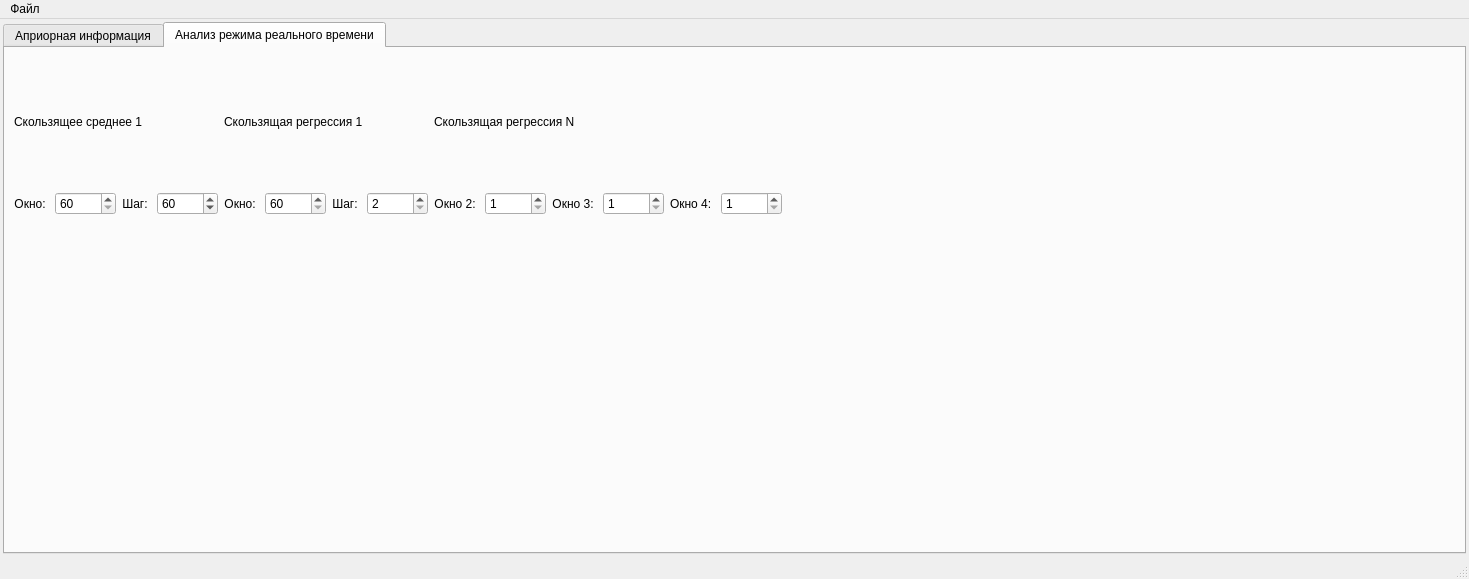
<?xml version="1.0" encoding="UTF-8"?>
<ui version="4.0">
 <class>MainWindow</class>
 <widget class="QMainWindow" name="MainWindow">
  <property name="geometry">
   <rect>
    <x>0</x>
    <y>0</y>
    <width>1469</width>
    <height>579</height>
   </rect>
  </property>
  <property name="windowTitle">
   <string>Анализатор курса BTC</string>
  </property>
  <widget class="QWidget" name="centralwidget">
   <layout class="QGridLayout" name="gridLayout">
    <property name="margin">
     <number>3</number>
    </property>
    <item row="0" column="0">
     <widget class="QTabWidget" name="tabWidget">
      <property name="currentIndex">
       <number>1</number>
      </property>
      <widget class="QWidget" name="tab_3">
       <attribute name="title">
        <string>Априорная информация</string>
       </attribute>
       <layout class="QGridLayout" name="gridLayout_3">
        <item row="0" column="0">
         <layout class="QHBoxLayout" name="horizontalLayout">
          <item>
           <widget class="QLabel" name="label">
            <property name="text">
             <string>Ширина окна:</string>
            </property>
           </widget>
          </item>
          <item>
           <widget class="CSpinBox" name="m_spbxWinSize1">
            <property name="minimum">
             <number>1</number>
            </property>
            <property name="maximum">
             <number>86400</number>
            </property>
            <property name="value">
             <number>60</number>
            </property>
           </widget>
          </item>
          <item>
           <widget class="QLabel" name="label_2">
            <property name="text">
             <string>Шаг:</string>
            </property>
           </widget>
          </item>
          <item>
           <widget class="CSpinBox" name="m_spbxStep1">
            <property name="minimum">
             <number>1</number>
            </property>
            <property name="maximum">
             <number>86400</number>
            </property>
            <property name="value">
             <number>60</number>
            </property>
           </widget>
          </item>
          <item>
           <spacer name="horizontalSpacer">
            <property name="orientation">
             <enum>Qt::Horizontal</enum>
            </property>
            <property name="sizeHint" stdset="0">
             <size>
              <width>40</width>
              <height>20</height>
             </size>
            </property>
           </spacer>
          </item>
         </layout>
        </item>
        <item row="1" column="0">
         <widget class="CTimePlot" name="m_pricePlot" native="true"/>
        </item>
        <item row="2" column="0" colspan="2">
         <layout class="QGridLayout" name="gridLayout_2">
          <item row="0" column="0">
           <widget class="QLabel" name="label_3">
            <property name="text">
             <string>Окно:</string>
            </property>
            <property name="alignment">
             <set>Qt::AlignRight|Qt::AlignTrailing|Qt::AlignVCenter</set>
            </property>
           </widget>
          </item>
          <item row="0" column="1">
           <widget class="QSpinBox" name="m_spbxWinConst">
            <property name="minimum">
             <number>10</number>
            </property>
            <property name="maximum">
             <number>86400</number>
            </property>
           </widget>
          </item>
          <item row="2" column="0" colspan="7">
           <widget class="CQualityPlot" name="m_fixedWinPlot" native="true"/>
          </item>
          <item row="2" column="10" colspan="6">
           <widget class="CQualityPlot" name="m_fixedStepPlot" native="true"/>
          </item>
          <item row="0" column="10">
           <widget class="QLabel" name="label_7">
            <property name="text">
             <string>Шаг: </string>
            </property>
            <property name="alignment">
             <set>Qt::AlignRight|Qt::AlignTrailing|Qt::AlignVCenter</set>
            </property>
           </widget>
          </item>
          <item row="0" column="11">
           <widget class="QSpinBox" name="m_spbxStepConst">
            <property name="minimum">
             <number>1</number>
            </property>
            <property name="maximum">
             <number>86400</number>
            </property>
            <property name="value">
             <number>50</number>
            </property>
           </widget>
          </item>
          <item row="0" column="19">
           <widget class="QLabel" name="label_11">
            <property name="text">
             <string>Окно от: </string>
            </property>
            <property name="alignment">
             <set>Qt::AlignRight|Qt::AlignTrailing|Qt::AlignVCenter</set>
            </property>
           </widget>
          </item>
          <item row="1" column="0">
           <widget class="QLabel" name="label_4">
            <property name="text">
             <string>Шаг от: </string>
            </property>
            <property name="alignment">
             <set>Qt::AlignRight|Qt::AlignTrailing|Qt::AlignVCenter</set>
            </property>
           </widget>
          </item>
          <item row="1" column="1">
           <widget class="QSpinBox" name="m_spbxStepStart">
            <property name="minimum">
             <number>1</number>
            </property>
            <property name="maximum">
             <number>86400</number>
            </property>
           </widget>
          </item>
          <item row="1" column="2">
           <widget class="QLabel" name="label_5">
            <property name="text">
             <string>до: </string>
            </property>
            <property name="alignment">
             <set>Qt::AlignRight|Qt::AlignTrailing|Qt::AlignVCenter</set>
            </property>
           </widget>
          </item>
          <item row="1" column="3">
           <widget class="QSpinBox" name="m_spbxStepEnd">
            <property name="minimum">
             <number>1</number>
            </property>
            <property name="maximum">
             <number>86400</number>
            </property>
            <property name="value">
             <number>100</number>
            </property>
           </widget>
          </item>
          <item row="1" column="4">
           <widget class="QLabel" name="label_6">
            <property name="text">
             <string>инкремент: </string>
            </property>
            <property name="alignment">
             <set>Qt::AlignRight|Qt::AlignTrailing|Qt::AlignVCenter</set>
            </property>
           </widget>
          </item>
          <item row="1" column="5">
           <widget class="QSpinBox" name="m_spbxStepIncrement">
            <property name="minimum">
             <number>1</number>
            </property>
            <property name="maximum">
             <number>86400</number>
            </property>
            <property name="value">
             <number>10</number>
            </property>
           </widget>
          </item>
          <item row="0" column="2">
           <widget class="QPushButton" name="m_btnFixedWin">
            <property name="text">
             <string>Рассчитать</string>
            </property>
           </widget>
          </item>
          <item row="1" column="10">
           <widget class="QLabel" name="label_8">
            <property name="text">
             <string>Окно от: </string>
            </property>
            <property name="alignment">
             <set>Qt::AlignRight|Qt::AlignTrailing|Qt::AlignVCenter</set>
            </property>
           </widget>
          </item>
          <item row="1" column="11">
           <widget class="QSpinBox" name="m_spbxWinStart">
            <property name="minimum">
             <number>10</number>
            </property>
            <property name="maximum">
             <number>86400</number>
            </property>
           </widget>
          </item>
          <item row="1" column="12">
           <widget class="QLabel" name="label_9">
            <property name="text">
             <string>до: </string>
            </property>
            <property name="alignment">
             <set>Qt::AlignRight|Qt::AlignTrailing|Qt::AlignVCenter</set>
            </property>
           </widget>
          </item>
          <item row="1" column="13">
           <widget class="QSpinBox" name="m_spbxWinEnd">
            <property name="maximum">
             <number>86400</number>
            </property>
            <property name="value">
             <number>100</number>
            </property>
           </widget>
          </item>
          <item row="1" column="14">
           <widget class="QLabel" name="label_10">
            <property name="text">
             <string>инкремент: </string>
            </property>
            <property name="alignment">
             <set>Qt::AlignRight|Qt::AlignTrailing|Qt::AlignVCenter</set>
            </property>
           </widget>
          </item>
          <item row="1" column="15">
           <widget class="QSpinBox" name="m_spbxWinIncrement">
            <property name="minimum">
             <number>1</number>
            </property>
            <property name="maximum">
             <number>86400</number>
            </property>
            <property name="value">
             <number>10</number>
            </property>
           </widget>
          </item>
          <item row="0" column="12">
           <widget class="QPushButton" name="m_btnFixedStep">
            <property name="text">
             <string>Рассчитать</string>
            </property>
           </widget>
          </item>
          <item row="0" column="21">
           <widget class="QLabel" name="label_12">
            <property name="text">
             <string>до: </string>
            </property>
            <property name="alignment">
             <set>Qt::AlignRight|Qt::AlignTrailing|Qt::AlignVCenter</set>
            </property>
           </widget>
          </item>
          <item row="0" column="23">
           <widget class="QLabel" name="label_13">
            <property name="text">
             <string>инкремент: </string>
            </property>
            <property name="alignment">
             <set>Qt::AlignRight|Qt::AlignTrailing|Qt::AlignVCenter</set>
            </property>
           </widget>
          </item>
          <item row="0" column="20">
           <widget class="QSpinBox" name="m_winStart">
            <property name="minimum">
             <number>1</number>
            </property>
            <property name="maximum">
             <number>86400</number>
            </property>
            <property name="value">
             <number>10</number>
            </property>
           </widget>
          </item>
          <item row="0" column="22">
           <widget class="QSpinBox" name="m_winEnd">
            <property name="minimum">
             <number>1</number>
            </property>
            <property name="maximum">
             <number>86400</number>
            </property>
            <property name="value">
             <number>100</number>
            </property>
           </widget>
          </item>
          <item row="0" column="24">
           <widget class="QSpinBox" name="m_winStep">
            <property name="minimum">
             <number>1</number>
            </property>
            <property name="maximum">
             <number>86400</number>
            </property>
            <property name="value">
             <number>10</number>
            </property>
           </widget>
          </item>
          <item row="1" column="20">
           <widget class="QSpinBox" name="m_stepStart">
            <property name="minimum">
             <number>1</number>
            </property>
            <property name="maximum">
             <number>86400</number>
            </property>
            <property name="value">
             <number>10</number>
            </property>
           </widget>
          </item>
          <item row="1" column="22">
           <widget class="QSpinBox" name="m_stepEnd">
            <property name="minimum">
             <number>1</number>
            </property>
            <property name="maximum">
             <number>86400</number>
            </property>
            <property name="value">
             <number>100</number>
            </property>
           </widget>
          </item>
          <item row="1" column="24">
           <widget class="QSpinBox" name="m_stepStep">
            <property name="minimum">
             <number>1</number>
            </property>
            <property name="maximum">
             <number>86400</number>
            </property>
            <property name="value">
             <number>10</number>
            </property>
           </widget>
          </item>
          <item row="1" column="19">
           <widget class="QLabel" name="label_14">
            <property name="text">
             <string>Шаг от: </string>
            </property>
            <property name="alignment">
             <set>Qt::AlignRight|Qt::AlignTrailing|Qt::AlignVCenter</set>
            </property>
           </widget>
          </item>
          <item row="1" column="21">
           <widget class="QLabel" name="label_15">
            <property name="text">
             <string>до: </string>
            </property>
            <property name="alignment">
             <set>Qt::AlignRight|Qt::AlignTrailing|Qt::AlignVCenter</set>
            </property>
           </widget>
          </item>
          <item row="1" column="23">
           <widget class="QLabel" name="label_16">
            <property name="text">
             <string>инкремент: </string>
            </property>
            <property name="alignment">
             <set>Qt::AlignRight|Qt::AlignTrailing|Qt::AlignVCenter</set>
            </property>
           </widget>
          </item>
          <item row="1" column="25">
           <widget class="QPushButton" name="m_btnCalcQuality">
            <property name="text">
             <string>Рассчитать</string>
            </property>
           </widget>
          </item>
          <item row="2" column="19" colspan="7">
           <widget class="Plot3D" name="m_3dPlot" native="true"/>
          </item>
          <item row="0" column="4" colspan="2">
           <layout class="QHBoxLayout" name="horizontalLayout_2">
            <item>
             <widget class="CSpinBox" name="m_spbxSm1">
              <property name="minimum">
               <number>2</number>
              </property>
              <property name="maximum">
               <number>1000</number>
              </property>
              <property name="value">
               <number>10</number>
              </property>
             </widget>
            </item>
            <item>
             <widget class="CSpinBox" name="m_spbxSm2">
              <property name="minimum">
               <number>2</number>
              </property>
              <property name="maximum">
               <number>1000</number>
              </property>
              <property name="value">
               <number>10</number>
              </property>
             </widget>
            </item>
            <item>
             <widget class="QPushButton" name="m_btnSmooth">
              <property name="text">
               <string>Сгладить</string>
              </property>
             </widget>
            </item>
           </layout>
          </item>
         </layout>
        </item>
       </layout>
      </widget>
      <widget class="QWidget" name="tab_4">
       <attribute name="title">
        <string>Анализ режима реального времени</string>
       </attribute>
       <layout class="QGridLayout" name="gridLayout_5">
        <item row="0" column="0">
         <layout class="QGridLayout" name="gridLayout_4">
          <item row="1" column="2">
           <widget class="CSpinBox" name="m_spbxMa1Win">
            <property name="minimum">
             <number>60</number>
            </property>
            <property name="maximum">
             <number>86400</number>
            </property>
            <property name="value">
             <number>60</number>
            </property>
           </widget>
          </item>
          <item row="1" column="1">
           <widget class="QLabel" name="label_18">
            <property name="text">
             <string>Окно: </string>
            </property>
            <property name="alignment">
             <set>Qt::AlignRight|Qt::AlignTrailing|Qt::AlignVCenter</set>
            </property>
           </widget>
          </item>
          <item row="0" column="1" colspan="4">
           <widget class="QLabel" name="label_17">
            <property name="text">
             <string>Скользящее среднее 1</string>
            </property>
           </widget>
          </item>
          <item row="1" column="3">
           <widget class="QLabel" name="label_19">
            <property name="text">
             <string>Шаг: </string>
            </property>
            <property name="alignment">
             <set>Qt::AlignRight|Qt::AlignTrailing|Qt::AlignVCenter</set>
            </property>
           </widget>
          </item>
          <item row="1" column="4">
           <widget class="CSpinBox" name="m_spbxMa1Step">
            <property name="minimum">
             <number>2</number>
            </property>
            <property name="maximum">
             <number>86400</number>
            </property>
            <property name="value">
             <number>60</number>
            </property>
           </widget>
          </item>
          <item row="1" column="15">
           <spacer name="horizontalSpacer_2">
            <property name="orientation">
             <enum>Qt::Horizontal</enum>
            </property>
            <property name="sizeHint" stdset="0">
             <size>
              <width>40</width>
              <height>20</height>
             </size>
            </property>
           </spacer>
          </item>
          <item row="0" column="5" colspan="4">
           <widget class="QLabel" name="label_20">
            <property name="text">
             <string>Скользящая регрессия 1</string>
            </property>
           </widget>
          </item>
          <item row="1" column="5">
           <widget class="QLabel" name="label_21">
            <property name="text">
             <string>Окно: </string>
            </property>
            <property name="alignment">
             <set>Qt::AlignRight|Qt::AlignTrailing|Qt::AlignVCenter</set>
            </property>
           </widget>
          </item>
          <item row="1" column="7">
           <widget class="QLabel" name="label_22">
            <property name="text">
             <string>Шаг: </string>
            </property>
            <property name="alignment">
             <set>Qt::AlignRight|Qt::AlignTrailing|Qt::AlignVCenter</set>
            </property>
           </widget>
          </item>
          <item row="1" column="6">
           <widget class="CSpinBox" name="m_spbxMr1Win">
            <property name="minimum">
             <number>60</number>
            </property>
            <property name="maximum">
             <number>86400</number>
            </property>
           </widget>
          </item>
          <item row="1" column="8">
           <widget class="CSpinBox" name="m_spbxMr1Step">
            <property name="minimum">
             <number>2</number>
            </property>
            <property name="maximum">
             <number>86400</number>
            </property>
           </widget>
          </item>
          <item row="0" column="9" colspan="6">
           <widget class="QLabel" name="label_23">
            <property name="text">
             <string>Скользящая регрессия N</string>
            </property>
           </widget>
          </item>
          <item row="1" column="9">
           <widget class="QLabel" name="label_24">
            <property name="text">
             <string>Окно 2: </string>
            </property>
            <property name="alignment">
             <set>Qt::AlignRight|Qt::AlignTrailing|Qt::AlignVCenter</set>
            </property>
           </widget>
          </item>
          <item row="1" column="11">
           <widget class="QLabel" name="label_25">
            <property name="text">
             <string>Окно 3: </string>
            </property>
            <property name="alignment">
             <set>Qt::AlignRight|Qt::AlignTrailing|Qt::AlignVCenter</set>
            </property>
           </widget>
          </item>
          <item row="1" column="10">
           <widget class="CSpinBox" name="m_spbxMr2Win">
            <property name="minimum">
             <number>1</number>
            </property>
            <property name="maximum">
             <number>86400</number>
            </property>
            <property name="value">
             <number>1</number>
            </property>
           </widget>
          </item>
          <item row="1" column="12">
           <widget class="CSpinBox" name="m_spbxMr3Win">
            <property name="enabled">
             <bool>true</bool>
            </property>
            <property name="readOnly">
             <bool>false</bool>
            </property>
            <property name="minimum">
             <number>1</number>
            </property>
            <property name="maximum">
             <number>86400</number>
            </property>
            <property name="value">
             <number>1</number>
            </property>
           </widget>
          </item>
          <item row="1" column="13">
           <widget class="QLabel" name="label_26">
            <property name="text">
             <string>Окно 4: </string>
            </property>
           </widget>
          </item>
          <item row="1" column="14">
           <widget class="CSpinBox" name="m_spbxMr4Win">
            <property name="minimum">
             <number>1</number>
            </property>
            <property name="maximum">
             <number>86400</number>
            </property>
            <property name="value">
             <number>1</number>
            </property>
           </widget>
          </item>
         </layout>
        </item>
        <item row="1" column="0">
         <widget class="CTimePlot" name="m_indicatorPlot" native="true"/>
        </item>
        <item row="2" column="0">
         <widget class="CTimePlot" name="m_decisionPlot" native="true"/>
        </item>
       </layout>
      </widget>
     </widget>
    </item>
   </layout>
  </widget>
  <widget class="QMenuBar" name="menubar">
   <property name="geometry">
    <rect>
     <x>0</x>
     <y>0</y>
     <width>1469</width>
     <height>21</height>
    </rect>
   </property>
   <widget class="QMenu" name="menu">
    <property name="title">
     <string>Файл</string>
    </property>
    <addaction name="m_actionLoadFile"/>
    <addaction name="separator"/>
    <addaction name="m_actionExit"/>
   </widget>
   <addaction name="menu"/>
  </widget>
  <widget class="QStatusBar" name="statusbar"/>
  <action name="m_actionLoadFile">
   <property name="text">
    <string>Загрузить</string>
   </property>
  </action>
  <action name="m_actionExit">
   <property name="text">
    <string>Выход</string>
   </property>
  </action>
 </widget>
 <customwidgets>
  <customwidget>
   <class>CTimePlot</class>
   <extends>QWidget</extends>
   <header>time_plot.h</header>
   <container>1</container>
  </customwidget>
  <customwidget>
   <class>CSpinBox</class>
   <extends>QSpinBox</extends>
   <header>utils.h</header>
  </customwidget>
  <customwidget>
   <class>CQualityPlot</class>
   <extends>QWidget</extends>
   <header>quality_plot.h</header>
   <container>1</container>
  </customwidget>
  <customwidget>
   <class>Plot3D</class>
   <extends>QWidget</extends>
   <header>quality_3dplot.h</header>
   <container>1</container>
  </customwidget>
 </customwidgets>
 <resources/>
 <connections/>
</ui>
